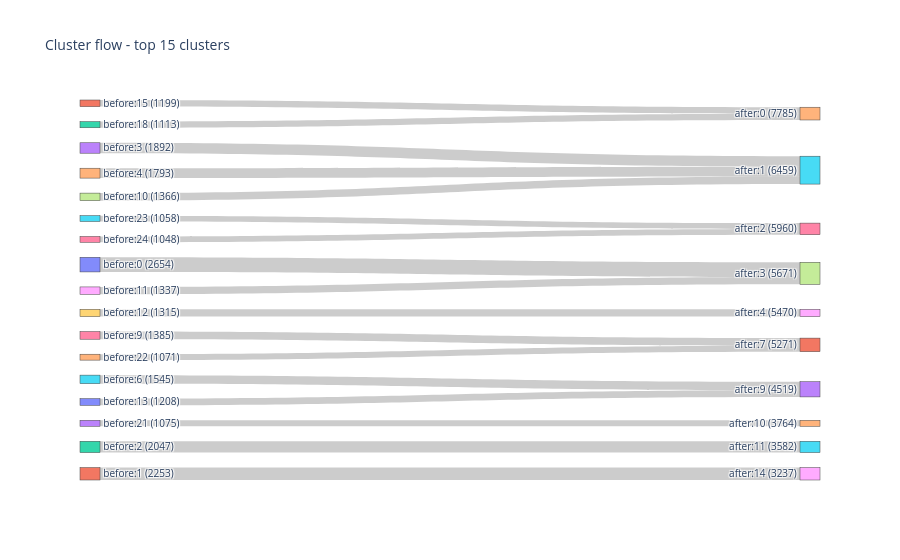

The code cell stored with this chart in its notebook:
### Code cell
sankey_cluster_flow(clusters, clusters_after,
                    min_flow=1000,
                    top_n=15)

### Figure 1 — Plotly figure (JSON) as saved in the notebook; plotly's stock layout.template omitted (floating-point values rounded to 4 significant figures; data arrays with more than 128 entries replaced by an {"elided": "..."} marker saying what was removed)
{"data": [{"link": {"source": [0, 1, 2, 3, 4, 5, 6, 7, 8, 9, 10, 11, 12, 13, 14, 15, 16], "target": [267, 278, 275, 265, 265, 273, 271, 265, 267, 268, 273, 264, 264, 274, 271, 266, 266], "value": [2654, 2253, 2047, 1892, 1793, 1545, 1385, 1366, 1337, 1315, 1208, 1199, 1113, 1075, 1071, 1058, 1048]}, "node": {"label": {"elided": "279 str values"}, "pad": 15, "thickness": 20}, "type": "sankey"}], "layout": {"font": {"size": 10}, "title": {"text": "Cluster flow - top 15 clusters"}}}
